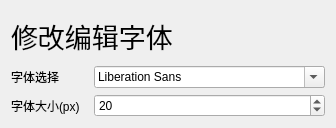
<?xml version="1.0" encoding="UTF-8"?>
<ui version="4.0">
 <class>ChangeMdTextFontWindow</class>
 <widget class="QWidget" name="ChangeMdTextFontWindow">
  <property name="geometry">
   <rect>
    <x>0</x>
    <y>0</y>
    <width>336</width>
    <height>128</height>
   </rect>
  </property>
  <property name="windowTitle">
   <string>Form</string>
  </property>
  <layout class="QGridLayout" name="gridLayout">
   <item row="1" column="0">
    <widget class="QLabel" name="label">
     <property name="text">
      <string>字体选择</string>
     </property>
    </widget>
   </item>
   <item row="1" column="1">
    <widget class="QFontComboBox" name="font"/>
   </item>
   <item row="0" column="0" colspan="2">
    <widget class="QLabel" name="label_2">
     <property name="font">
      <font>
       <pointsize>20</pointsize>
      </font>
     </property>
     <property name="text">
      <string>修改编辑字体</string>
     </property>
    </widget>
   </item>
   <item row="2" column="0">
    <widget class="QLabel" name="label_3">
     <property name="text">
      <string>字体大小(px)</string>
     </property>
    </widget>
   </item>
   <item row="2" column="1">
    <widget class="QSpinBox" name="size">
     <property name="value">
      <number>20</number>
     </property>
    </widget>
   </item>
  </layout>
 </widget>
 <resources/>
 <connections/>
</ui>
